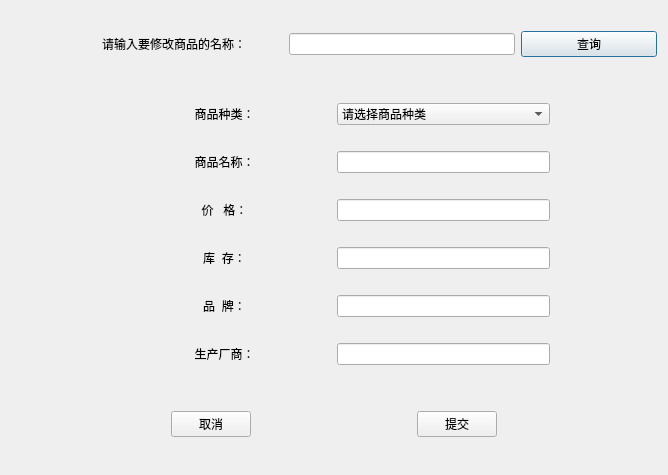
<?xml version="1.0" encoding="UTF-8"?>
<ui version="4.0">
 <class>modify_goods</class>
 <widget class="QDialog" name="modify_goods">
  <property name="geometry">
   <rect>
    <x>0</x>
    <y>0</y>
    <width>668</width>
    <height>475</height>
   </rect>
  </property>
  <property name="windowTitle">
   <string>Dialog</string>
  </property>
  <layout class="QVBoxLayout" name="verticalLayout">
   <item>
    <layout class="QHBoxLayout" name="horizontalLayout" stretch="2,4,5,3">
     <item>
      <spacer name="horizontalSpacer_17">
       <property name="orientation">
        <enum>Qt::Horizontal</enum>
       </property>
       <property name="sizeHint" stdset="0">
        <size>
         <width>40</width>
         <height>20</height>
        </size>
       </property>
      </spacer>
     </item>
     <item>
      <widget class="QLabel" name="label_3">
       <property name="styleSheet">
        <string notr="true">font: 10pt &quot;宋体&quot;;</string>
       </property>
       <property name="text">
        <string>请输入要修改商品的名称：</string>
       </property>
      </widget>
     </item>
     <item>
      <widget class="QLineEdit" name="le_cnt">
       <property name="styleSheet">
        <string notr="true">font: 10pt &quot;宋体&quot;;</string>
       </property>
      </widget>
     </item>
     <item>
      <widget class="QPushButton" name="btn_query">
       <property name="styleSheet">
        <string notr="true">font: 10pt &quot;宋体&quot;;</string>
       </property>
       <property name="text">
        <string>查询</string>
       </property>
      </widget>
     </item>
    </layout>
   </item>
   <item>
    <spacer name="horizontalSpacer_18">
     <property name="orientation">
      <enum>Qt::Horizontal</enum>
     </property>
     <property name="sizeHint" stdset="0">
      <size>
       <width>40</width>
       <height>20</height>
      </size>
     </property>
    </spacer>
   </item>
   <item>
    <layout class="QHBoxLayout" name="horizontalLayout_2" stretch="1,2,2,1">
     <item>
      <spacer name="horizontalSpacer_2">
       <property name="orientation">
        <enum>Qt::Horizontal</enum>
       </property>
       <property name="sizeHint" stdset="0">
        <size>
         <width>40</width>
         <height>20</height>
        </size>
       </property>
      </spacer>
     </item>
     <item>
      <widget class="QLabel" name="label_2">
       <property name="styleSheet">
        <string notr="true">font: 10pt &quot;宋体&quot;;</string>
       </property>
       <property name="text">
        <string>商品种类：</string>
       </property>
       <property name="alignment">
        <set>Qt::AlignCenter</set>
       </property>
      </widget>
     </item>
     <item>
      <widget class="QComboBox" name="cbb_kind">
       <property name="styleSheet">
        <string notr="true">font: 10pt &quot;宋体&quot;;</string>
       </property>
       <item>
        <property name="text">
         <string>请选择商品种类</string>
        </property>
       </item>
       <item>
        <property name="text">
         <string>食品</string>
        </property>
       </item>
       <item>
        <property name="text">
         <string>饮料</string>
        </property>
       </item>
       <item>
        <property name="text">
         <string>日用品</string>
        </property>
       </item>
       <item>
        <property name="text">
         <string>化妆品</string>
        </property>
       </item>
      </widget>
     </item>
     <item>
      <spacer name="horizontalSpacer">
       <property name="orientation">
        <enum>Qt::Horizontal</enum>
       </property>
       <property name="sizeHint" stdset="0">
        <size>
         <width>40</width>
         <height>20</height>
        </size>
       </property>
      </spacer>
     </item>
    </layout>
   </item>
   <item>
    <layout class="QHBoxLayout" name="horizontalLayout_3" stretch="1,2,2,1">
     <item>
      <spacer name="horizontalSpacer_3">
       <property name="orientation">
        <enum>Qt::Horizontal</enum>
       </property>
       <property name="sizeHint" stdset="0">
        <size>
         <width>40</width>
         <height>20</height>
        </size>
       </property>
      </spacer>
     </item>
     <item>
      <widget class="QLabel" name="label">
       <property name="styleSheet">
        <string notr="true">font: 10pt &quot;宋体&quot;;</string>
       </property>
       <property name="text">
        <string>商品名称：</string>
       </property>
       <property name="alignment">
        <set>Qt::AlignCenter</set>
       </property>
      </widget>
     </item>
     <item>
      <widget class="QLineEdit" name="le_name">
       <property name="styleSheet">
        <string notr="true">font: 10pt &quot;宋体&quot;;</string>
       </property>
       <property name="alignment">
        <set>Qt::AlignCenter</set>
       </property>
      </widget>
     </item>
     <item>
      <spacer name="horizontalSpacer_4">
       <property name="orientation">
        <enum>Qt::Horizontal</enum>
       </property>
       <property name="sizeHint" stdset="0">
        <size>
         <width>40</width>
         <height>20</height>
        </size>
       </property>
      </spacer>
     </item>
    </layout>
   </item>
   <item>
    <layout class="QHBoxLayout" name="horizontalLayout_4" stretch="1,2,2,1">
     <item>
      <spacer name="horizontalSpacer_5">
       <property name="orientation">
        <enum>Qt::Horizontal</enum>
       </property>
       <property name="sizeHint" stdset="0">
        <size>
         <width>40</width>
         <height>20</height>
        </size>
       </property>
      </spacer>
     </item>
     <item>
      <widget class="QLabel" name="label_4">
       <property name="styleSheet">
        <string notr="true">font: 10pt &quot;宋体&quot;;</string>
       </property>
       <property name="text">
        <string>价   格：</string>
       </property>
       <property name="alignment">
        <set>Qt::AlignCenter</set>
       </property>
      </widget>
     </item>
     <item>
      <widget class="QLineEdit" name="le_price">
       <property name="styleSheet">
        <string notr="true">font: 10pt &quot;宋体&quot;;</string>
       </property>
       <property name="alignment">
        <set>Qt::AlignCenter</set>
       </property>
      </widget>
     </item>
     <item>
      <spacer name="horizontalSpacer_6">
       <property name="orientation">
        <enum>Qt::Horizontal</enum>
       </property>
       <property name="sizeHint" stdset="0">
        <size>
         <width>40</width>
         <height>20</height>
        </size>
       </property>
      </spacer>
     </item>
    </layout>
   </item>
   <item>
    <layout class="QHBoxLayout" name="horizontalLayout_5" stretch="1,2,2,1">
     <item>
      <spacer name="horizontalSpacer_7">
       <property name="orientation">
        <enum>Qt::Horizontal</enum>
       </property>
       <property name="sizeHint" stdset="0">
        <size>
         <width>40</width>
         <height>20</height>
        </size>
       </property>
      </spacer>
     </item>
     <item>
      <widget class="QLabel" name="label_5">
       <property name="styleSheet">
        <string notr="true">font: 10pt &quot;宋体&quot;;</string>
       </property>
       <property name="text">
        <string>库  存：</string>
       </property>
       <property name="alignment">
        <set>Qt::AlignCenter</set>
       </property>
      </widget>
     </item>
     <item>
      <widget class="QLineEdit" name="le_store">
       <property name="styleSheet">
        <string notr="true">font: 10pt &quot;宋体&quot;;</string>
       </property>
       <property name="alignment">
        <set>Qt::AlignCenter</set>
       </property>
      </widget>
     </item>
     <item>
      <spacer name="horizontalSpacer_8">
       <property name="orientation">
        <enum>Qt::Horizontal</enum>
       </property>
       <property name="sizeHint" stdset="0">
        <size>
         <width>40</width>
         <height>20</height>
        </size>
       </property>
      </spacer>
     </item>
    </layout>
   </item>
   <item>
    <layout class="QHBoxLayout" name="horizontalLayout_6" stretch="1,2,2,1">
     <item>
      <spacer name="horizontalSpacer_9">
       <property name="orientation">
        <enum>Qt::Horizontal</enum>
       </property>
       <property name="sizeHint" stdset="0">
        <size>
         <width>40</width>
         <height>20</height>
        </size>
       </property>
      </spacer>
     </item>
     <item>
      <widget class="QLabel" name="label_6">
       <property name="styleSheet">
        <string notr="true">font: 10pt &quot;宋体&quot;;</string>
       </property>
       <property name="text">
        <string>品  牌：</string>
       </property>
       <property name="alignment">
        <set>Qt::AlignCenter</set>
       </property>
      </widget>
     </item>
     <item>
      <widget class="QLineEdit" name="le_logo">
       <property name="styleSheet">
        <string notr="true">font: 10pt &quot;宋体&quot;;</string>
       </property>
       <property name="alignment">
        <set>Qt::AlignCenter</set>
       </property>
      </widget>
     </item>
     <item>
      <spacer name="horizontalSpacer_10">
       <property name="orientation">
        <enum>Qt::Horizontal</enum>
       </property>
       <property name="sizeHint" stdset="0">
        <size>
         <width>40</width>
         <height>20</height>
        </size>
       </property>
      </spacer>
     </item>
    </layout>
   </item>
   <item>
    <layout class="QHBoxLayout" name="horizontalLayout_7" stretch="1,2,2,1">
     <item>
      <spacer name="horizontalSpacer_11">
       <property name="orientation">
        <enum>Qt::Horizontal</enum>
       </property>
       <property name="sizeHint" stdset="0">
        <size>
         <width>40</width>
         <height>20</height>
        </size>
       </property>
      </spacer>
     </item>
     <item>
      <widget class="QLabel" name="label_7">
       <property name="styleSheet">
        <string notr="true">font: 10pt &quot;宋体&quot;;</string>
       </property>
       <property name="text">
        <string>生产厂商：</string>
       </property>
       <property name="alignment">
        <set>Qt::AlignCenter</set>
       </property>
      </widget>
     </item>
     <item>
      <widget class="QLineEdit" name="le_maker">
       <property name="styleSheet">
        <string notr="true">font: 10pt &quot;宋体&quot;;</string>
       </property>
       <property name="alignment">
        <set>Qt::AlignCenter</set>
       </property>
      </widget>
     </item>
     <item>
      <spacer name="horizontalSpacer_12">
       <property name="orientation">
        <enum>Qt::Horizontal</enum>
       </property>
       <property name="sizeHint" stdset="0">
        <size>
         <width>40</width>
         <height>20</height>
        </size>
       </property>
      </spacer>
     </item>
    </layout>
   </item>
   <item>
    <spacer name="horizontalSpacer_16">
     <property name="orientation">
      <enum>Qt::Horizontal</enum>
     </property>
     <property name="sizeHint" stdset="0">
      <size>
       <width>40</width>
       <height>20</height>
      </size>
     </property>
    </spacer>
   </item>
   <item>
    <layout class="QHBoxLayout" name="horizontalLayout_8">
     <item>
      <spacer name="horizontalSpacer_14">
       <property name="orientation">
        <enum>Qt::Horizontal</enum>
       </property>
       <property name="sizeHint" stdset="0">
        <size>
         <width>40</width>
         <height>20</height>
        </size>
       </property>
      </spacer>
     </item>
     <item>
      <widget class="QPushButton" name="btn_cancel">
       <property name="styleSheet">
        <string notr="true">font: 10pt &quot;宋体&quot;;</string>
       </property>
       <property name="text">
        <string>取消</string>
       </property>
      </widget>
     </item>
     <item>
      <spacer name="horizontalSpacer_13">
       <property name="orientation">
        <enum>Qt::Horizontal</enum>
       </property>
       <property name="sizeHint" stdset="0">
        <size>
         <width>40</width>
         <height>20</height>
        </size>
       </property>
      </spacer>
     </item>
     <item>
      <widget class="QPushButton" name="btn_submit">
       <property name="styleSheet">
        <string notr="true">font: 10pt &quot;宋体&quot;;</string>
       </property>
       <property name="text">
        <string>提交</string>
       </property>
      </widget>
     </item>
     <item>
      <spacer name="horizontalSpacer_15">
       <property name="orientation">
        <enum>Qt::Horizontal</enum>
       </property>
       <property name="sizeHint" stdset="0">
        <size>
         <width>40</width>
         <height>20</height>
        </size>
       </property>
      </spacer>
     </item>
    </layout>
   </item>
  </layout>
 </widget>
 <resources/>
 <connections/>
</ui>
